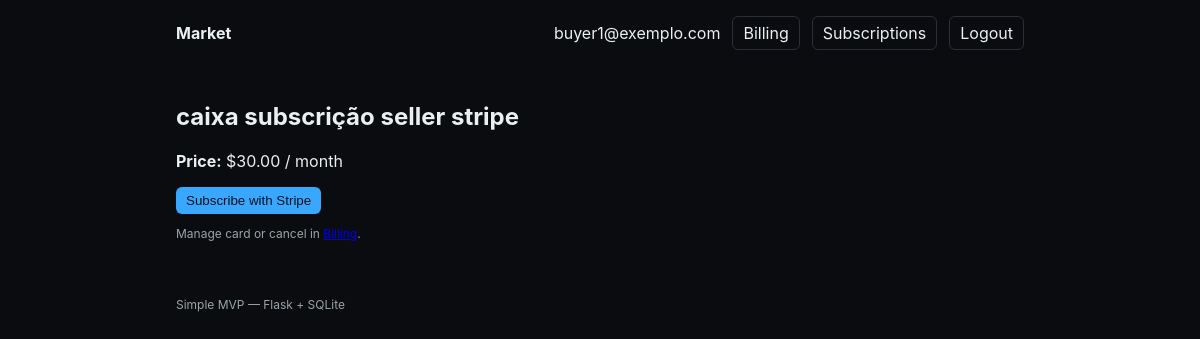
Page /products/caixa seller stripe (signed in) on the committed database.
### tables this page shows
CREATE TABLE users (
                id INTEGER PRIMARY KEY AUTOINCREMENT,
                email TEXT NOT NULL UNIQUE,
                password_hash TEXT NOT NULL,
                role TEXT NOT NULL DEFAULT 'buyer' CHECK (role IN ('buyer','seller')),
                created_at TIMESTAMP NOT NULL DEFAULT CURRENT_TIMESTAMP
            , stripe_customer_id TEXT);

CREATE TABLE products (
                id INTEGER PRIMARY KEY AUTOINCREMENT,
                slug TEXT NOT NULL UNIQUE,
                title TEXT NOT NULL,
                price_cents INTEGER NOT NULL,
                description TEXT
            , seller_id INTEGER REFERENCES users(id), stripe_price_id TEXT);

### app.py (the view)
    @app.route("/products/<slug>")
    def product_page(slug: str):
        db = get_db()
        product = db.execute("SELECT * FROM products WHERE slug = ?", (slug,)).fetchone()
        if product is None:
            abort(404)
        sub = None
        if current_user.is_authenticated:
            sub = db.execute(
                "SELECT * FROM subscriptions WHERE user_id = ? AND product_id = ? ORDER BY id DESC LIMIT 1",
                (current_user.id, product["id"]),
            ).fetchone()
        return render_template("product.html", product=product, sub=sub)

### templates/product.html (shortened to what this page needs)
{% extends 'base.html' %}
{% block content %}
  <article class="card">
    <h1>{{ product.title }}</h1>
    <p><strong>Price:</strong> {{ product.price_cents | usd }} / month</p>
    {% if current_user.is_authenticated %}
      {% if product.stripe_price_id %}
        <form method="post" action="{{ url_for('checkout', slug=product.slug) }}" style="margin-top: 12px;">
          <button type="submit" class="btn primary">Subscribe with Stripe</button>
        </form>
        <p class="small muted">Manage card or cancel in <a href="{{ url_for('billing_portal') }}">Billing</a>.</p>
      {% endif %}
    {% else %}
      <p class="small muted">Please <a href="{{ url_for('login', next=request.path) }}">login</a> to subscribe.</p>
    {% endif %}
  </article>
{% endblock %}

### templates/base.html (shortened to what this page needs)
<!doctype html>
<html lang="en">
  <head>
    <link rel="stylesheet" href="{{ url_for('static', filename='style.css') }}" />
  </head>
  <body>
    <header class="container">
      <nav class="nav">
        <a href="{{ url_for('home') }}" class="brand">Market</a>
        {% if current_user.is_authenticated %}
          <span class="user">{{ current_user.email }}</span>
          <a href="{{ url_for('billing_portal') }}" class="btn">Billing</a>
          <a href="{{ url_for('my_subscriptions') }}" class="btn">Subscriptions</a>
          <a href="{{ url_for('logout') }}" class="btn">Logout</a>
        {% else %}
          <a href="{{ url_for('login') }}" class="btn">Login</a>
          <a href="{{ url_for('register') }}" class="btn primary">Register</a>
        {% endif %}
      </nav>
    </header>
    <main class="container">
      {% block content %}{% endblock %}
    </main>
    <footer class="container muted small">
      <p>Simple MVP — Flask + SQLite</p>
    </footer>
  </body>
  </html>

### static/style.css (style rules this page uses)
:root { --bg: #0b0c10; --card: #13151a; --text: #eaf0f1; --muted: #9aa4a7; --accent: #3aa7ff; --danger: #ff5c5c; --success: #28c76f; }
* { box-sizing: border-box; }
html, body { margin: 0; padding: 0; background: var(--bg); color: var(--text); font-family: -apple-system, system-ui, Segoe UI, Roboto, sans-serif; }
.container { max-width: 880px; margin: 0 auto; padding: 16px; }
.nav { display: flex; align-items: center; gap: 12px; }
.brand { color: var(--text); text-decoration: none; font-weight: 700; }
.btn { color: var(--text); text-decoration: none; border: 1px solid #2a2f3a; padding: 6px 10px; border-radius: 6px; }
.btn.primary { background: var(--accent); color: #00101a; border: none; }
.muted { color: var(--muted); }
.small { font-size: 12px; }

### rows in the picture
users: email "buyer1@exemplo.com"
products: title "caixa subscrição seller stripe", price_cents "$30.00"
